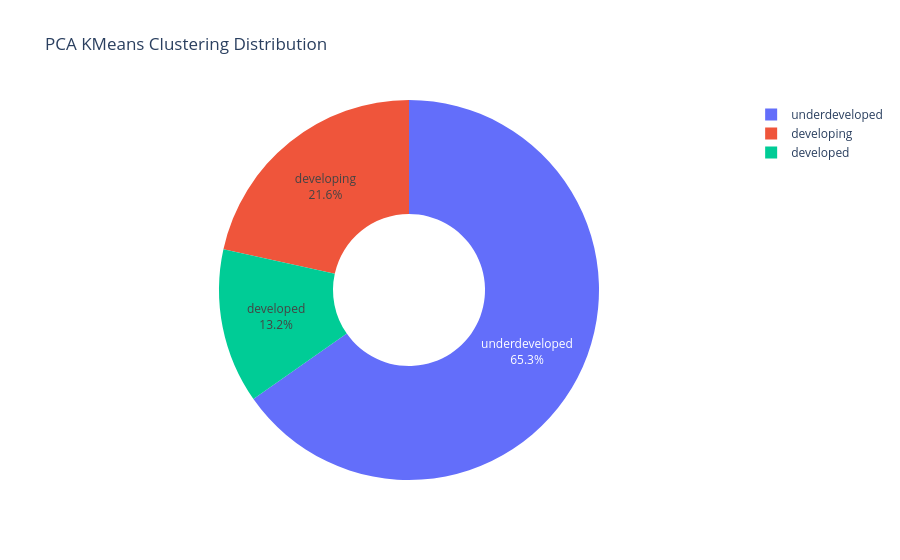

The cell this chart's notebook holds for it:
### Code cell
pie_data = df_final['PCA_k_means_cluster'].value_counts()
pie_labels = pie_data.index
pie_values = pie_data.values

pie_fig = go.Figure(data=[go.Pie(labels=pie_labels, values=pie_values)])
pie_fig.update_traces(textinfo='percent+label', hole=0.4)
pie_fig.update_layout(title='PCA KMeans Clustering Distribution')

pie_fig.show()

### Figure 1 — Plotly figure (JSON) as saved in the notebook; plotly's stock layout.template omitted (floating-point values rounded to 4 significant figures)
{"data": [{"hole": 0.4, "labels": ["underdeveloped", "developing", "developed"], "textinfo": "percent+label", "type": "pie", "values": [109, 36, 22]}], "layout": {"title": {"text": "PCA KMeans Clustering Distribution"}}}
